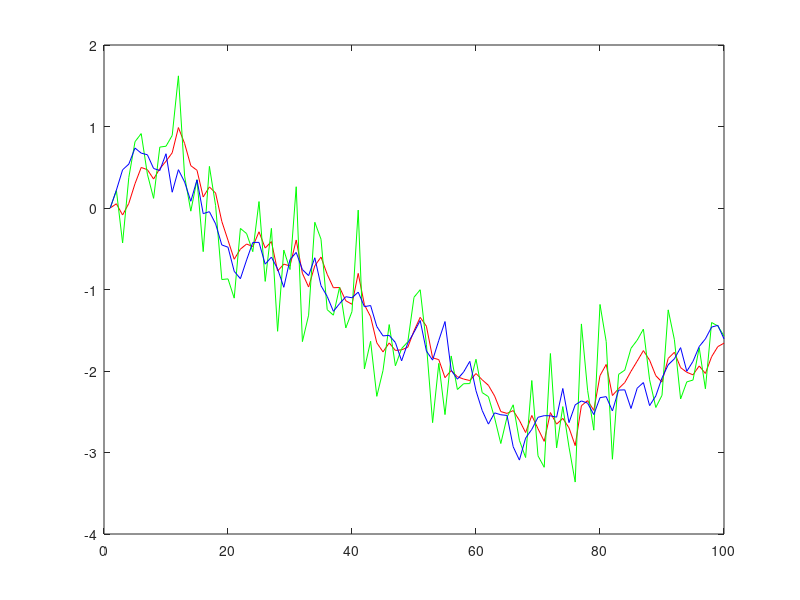

Source code (MATLAB):
%%
close all
clear
clc


%%
N=100;
x(1)=0;
P = 0.04;
Q = 0.25;
a = 1;
H = 1;
for k=2:N
    x(k) = a*x(k-1) + sqrt(P) * randn;
    y(k) = H*x(k) + sqrt(Q) *randn;
end

x_fil(1) = x(1);
p_fil(1) = 0.04;

for k=2:N
    x_pre(k) = a * x_fil(k-1);
    p_pre(k) = a * p_fil(k-1) * a' + P;
    K(k) = p_pre(k) * H' * inv(H*p_pre(k)*H' + Q);
    x_fil(k) = x_pre(k) + K(k) * (y(k) - H * x_pre(k));
    p_fil(k) = (1-K(k)*H) * p_pre(k);
end

t=1:N;
plot(t,x_fil,'r',t,y,'g',t,x,'b');
